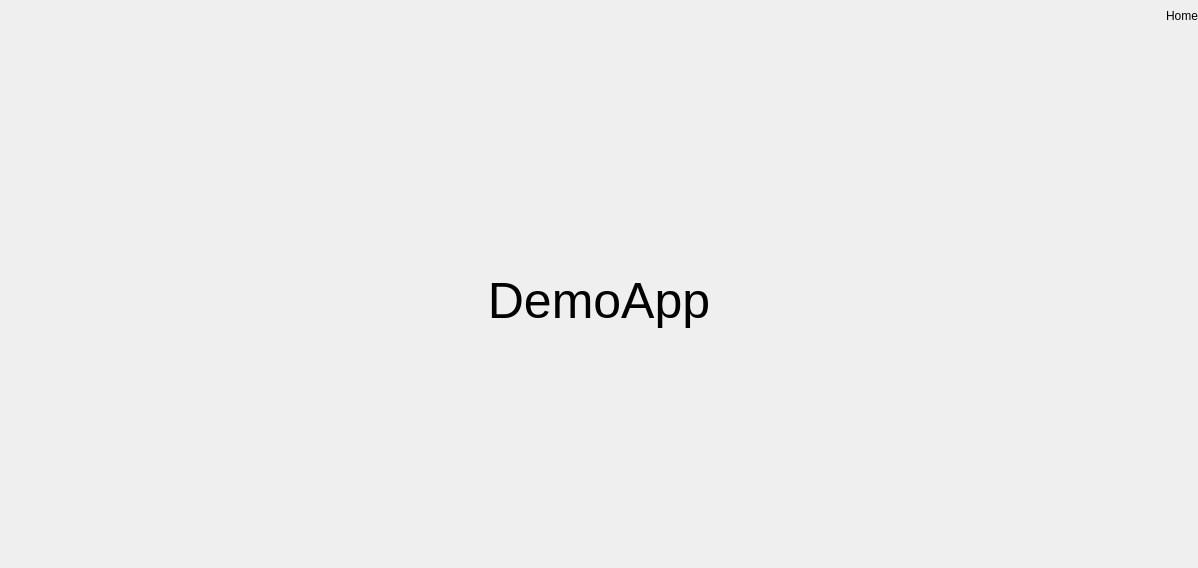
<?xml version="1.0" encoding="UTF-8"?>
<ui version="4.0">
 <class>Page</class>
 <widget class="QWidget" name="Page">
  <property name="geometry">
   <rect>
    <x>0</x>
    <y>0</y>
    <width>1198</width>
    <height>568</height>
   </rect>
  </property>
  <property name="sizePolicy">
   <sizepolicy hsizetype="Preferred" vsizetype="Preferred">
    <horstretch>0</horstretch>
    <verstretch>0</verstretch>
   </sizepolicy>
  </property>
  <property name="windowTitle">
   <string>Form</string>
  </property>
  <property name="styleSheet">
   <string notr="true"/>
  </property>
  <layout class="QVBoxLayout" name="verticalLayout">
   <property name="spacing">
    <number>0</number>
   </property>
   <property name="leftMargin">
    <number>0</number>
   </property>
   <property name="topMargin">
    <number>0</number>
   </property>
   <property name="rightMargin">
    <number>0</number>
   </property>
   <property name="bottomMargin">
    <number>0</number>
   </property>
   <item alignment="Qt::AlignTop">
    <widget class="QWidget" name="pageHeader" native="true">
     <property name="minimumSize">
      <size>
       <width>0</width>
       <height>0</height>
      </size>
     </property>
     <property name="maximumSize">
      <size>
       <width>16777215</width>
       <height>16777215</height>
      </size>
     </property>
     <property name="cursor">
      <cursorShape>ArrowCursor</cursorShape>
     </property>
     <layout class="QVBoxLayout">
      <property name="spacing">
       <number>0</number>
      </property>
      <property name="leftMargin">
       <number>0</number>
      </property>
      <property name="topMargin">
       <number>0</number>
      </property>
      <property name="rightMargin">
       <number>0</number>
      </property>
      <property name="bottomMargin">
       <number>0</number>
      </property>
      <item>
       <widget class="QLabel" name="pageTitle">
        <property name="sizePolicy">
         <sizepolicy hsizetype="Expanding" vsizetype="Expanding">
          <horstretch>0</horstretch>
          <verstretch>0</verstretch>
         </sizepolicy>
        </property>
        <property name="minimumSize">
         <size>
          <width>0</width>
          <height>32</height>
         </size>
        </property>
        <property name="maximumSize">
         <size>
          <width>16777215</width>
          <height>32</height>
         </size>
        </property>
        <property name="sizeIncrement">
         <size>
          <width>0</width>
          <height>0</height>
         </size>
        </property>
        <property name="baseSize">
         <size>
          <width>0</width>
          <height>0</height>
         </size>
        </property>
        <property name="text">
         <string>Home</string>
        </property>
        <property name="textFormat">
         <enum>Qt::AutoText</enum>
        </property>
        <property name="alignment">
         <set>Qt::AlignRight|Qt::AlignTrailing|Qt::AlignVCenter</set>
        </property>
        <property name="wordWrap">
         <bool>false</bool>
        </property>
        <property name="margin">
         <number>5</number>
        </property>
       </widget>
      </item>
     </layout>
    </widget>
   </item>
   <item>
    <widget class="QWidget" name="widget" native="true">
     <layout class="QVBoxLayout" name="verticalLayout_2">
      <item>
       <widget class="QLabel" name="label">
        <property name="sizePolicy">
         <sizepolicy hsizetype="Expanding" vsizetype="Expanding">
          <horstretch>0</horstretch>
          <verstretch>0</verstretch>
         </sizepolicy>
        </property>
        <property name="styleSheet">
         <string notr="true">*{
	font-size: 50px;

	
}</string>
        </property>
        <property name="text">
         <string>DemoApp</string>
        </property>
        <property name="alignment">
         <set>Qt::AlignCenter</set>
        </property>
       </widget>
      </item>
     </layout>
    </widget>
   </item>
  </layout>
 </widget>
 <resources>
  <include location="../../../resources.qrc"/>
 </resources>
 <connections/>
</ui>
